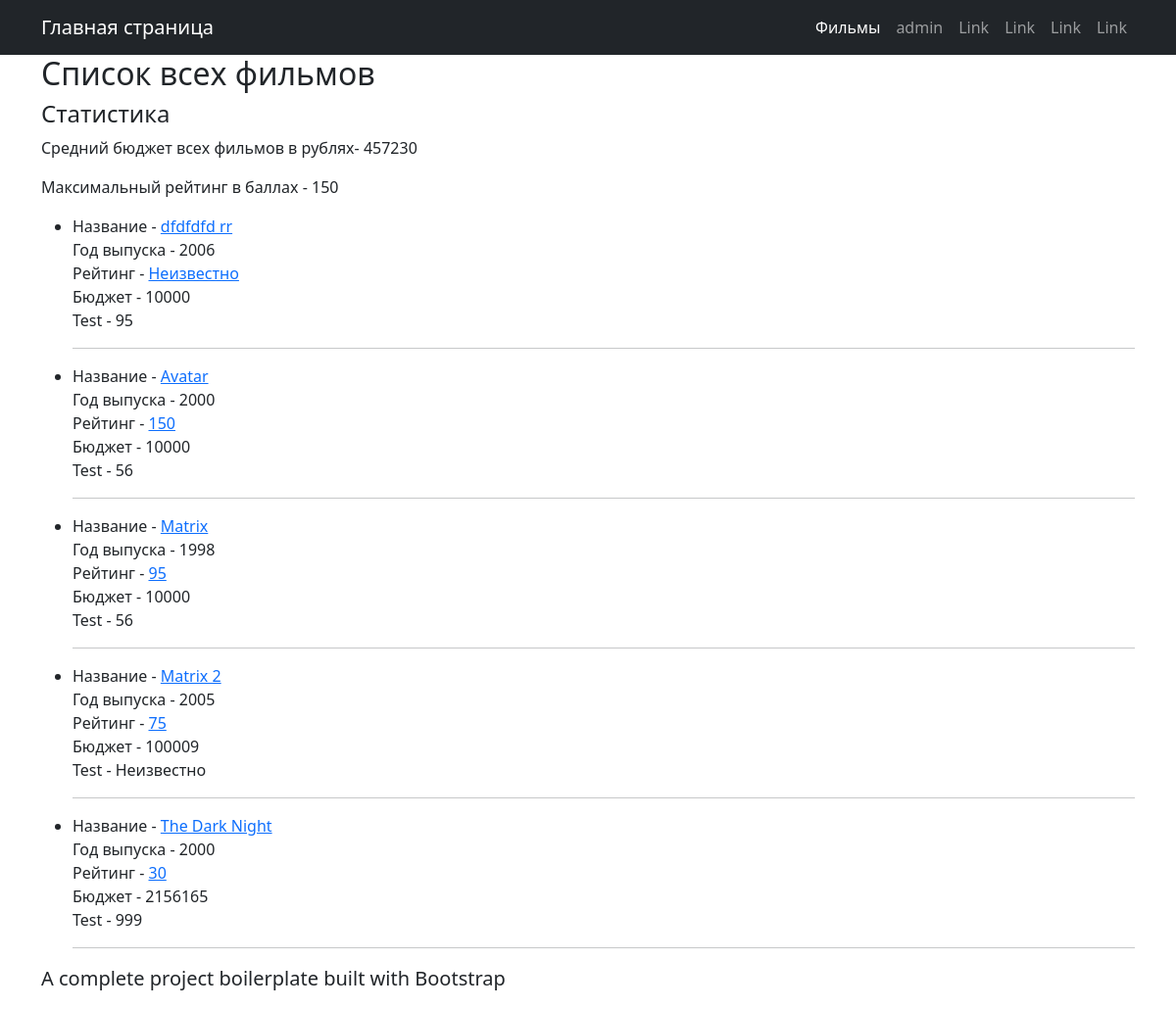
The page / on the database its author committed.
### movie_app/models.py (models this page shows, shortened)
class Movie(models.Model):
    E = 'E'
    D = 'D'
    R = 'R'
    CURRENCY_CHOICES = [
        (E, 'euro'),
        (D, 'dollar'),
        (R, 'ruble')
    ]
    name = models.CharField(max_length=100)
    rating = models.IntegerField(null=True, blank=True)
    year = models.IntegerField(null=False)
    budget = models.IntegerField(default=10000)
    slug = models.SlugField(default='', null=False, db_index=True)
    test = models.IntegerField(null=True)
    currency = models.CharField(max_length=1, choices=CURRENCY_CHOICES, default=R)
    def get_url(self):
        return reverse('show_one_movie', args=[self.slug])
    def save(self, *args, **kwargs):
        self.slug = slugify(self.name)
        super(Movie, self).save(*args, **kwargs)

### movie_app/views.py (the view)
# urls.py: path('', index, name='index'),
def index(request):
    movies = Movie.objects.order_by(F('rating').desc(nulls_first=True), 'budget')
    stat = movies.aggregate(Avg('budget'), Max('rating'))
    for movie in movies:
        movie.save()
    context = {
        'title': 'Фильмы',
        'movies': movies,
        'stat': stat
    }
    return render(request, 'movie_app/index.html', context=context)

### movie_app/templatetags/my_filter.py (called while the page is built)
@register.filter(name='my_round')
def my_round(value, x=0):
    return str(round(value, x))[:-2]

### movie_app/templates/movie_app/index.html (shortened to what this page needs)
{% extends 'movie_app/base.html' %}
{% load my_filter %}
{% block content %}
<h2>Список всех фильмов</h2>
<h4>Статистика</h4>
<p>Средний бюджет всех фильмов в рублях- {{ stat.budget__avg|my_round:-1 }}</p>
<p>Максимальный рейтинг в баллах - {{ stat.rating__max}}</p>
<ul>
    {% for movie in movies %}
    <li>Название - <a href="{% url 'show_one_movie' movie.slug %}">{{movie.name}}</a><br>Год выпуска - {{ movie.year }}
        <br>Рейтинг - <a href="{{movie.get_url}}">{{movie.rating|default:'Неизвестно'}}</a> <br>Бюджет - {{ movie.budget }}
    <br>Test - {{ movie.test|default:'Неизвестно' }}</li>
    <hr>
    {% endfor %}
</ul>
{% endblock %}

### movie_app/templates/movie_app/base.html (shortened to what this page needs)
<!DOCTYPE html>
<html lang="en">
    <head>
        {% load static %}
        <link href="{% static 'movie_app/css/styles.css' %}" rel="stylesheet" />
    </head>
    <body>
        <nav class="navbar navbar-expand-lg navbar-dark bg-dark">
            <div class="container">
                <a class="navbar-brand" href="#">Главная страница</a>
                <div class="collapse navbar-collapse" id="navbarSupportedContent">
                    <ul class="navbar-nav ms-auto mb-2 mb-lg-0">
                        <li class="nav-item"><a class="nav-link active" aria-current="page" href="{% url 'index' %}">Фильмы</a></li>
                        <li class="nav-item"><a class="nav-link" href="admin/" target="_blank">admin</a></li>
                        <li class="nav-item"><a class="nav-link" href="#">Link</a></li>
                        <li class="nav-item"><a class="nav-link" href="#">Link</a></li>
                        <li class="nav-item"><a class="nav-link" href="#">Link</a></li>
                        <li class="nav-item"><a class="nav-link" href="#">Link</a></li>
                    </ul>
                </div>
            </div>
        </nav>
        <div class="container">
                   {% block content %}{% endblock %}
                <p class="lead">A complete project boilerplate built with Bootstrap</p>
            </div>
    </body>
</html>

### rows shown on the page
Movie: name "dfdfdfd rr", year "2006", rating "Неизвестно", budget "10000", test "95"
Movie: name "Avatar", year "2000", rating "150", budget "10000", test "56"
Movie: name "Matrix", year "1998", rating "95", budget "10000", test "56"
Movie: name "Matrix 2", year "2005", rating "75", budget "100009", test "Неизвестно"
Movie: name "The Dark Night", year "2000", rating "30", budget "2156165", test "999"

### other values the page prints
{{ stat.budget__avg|my_round:-1 }} "457230"
{{ stat.rating__max }} "150"
